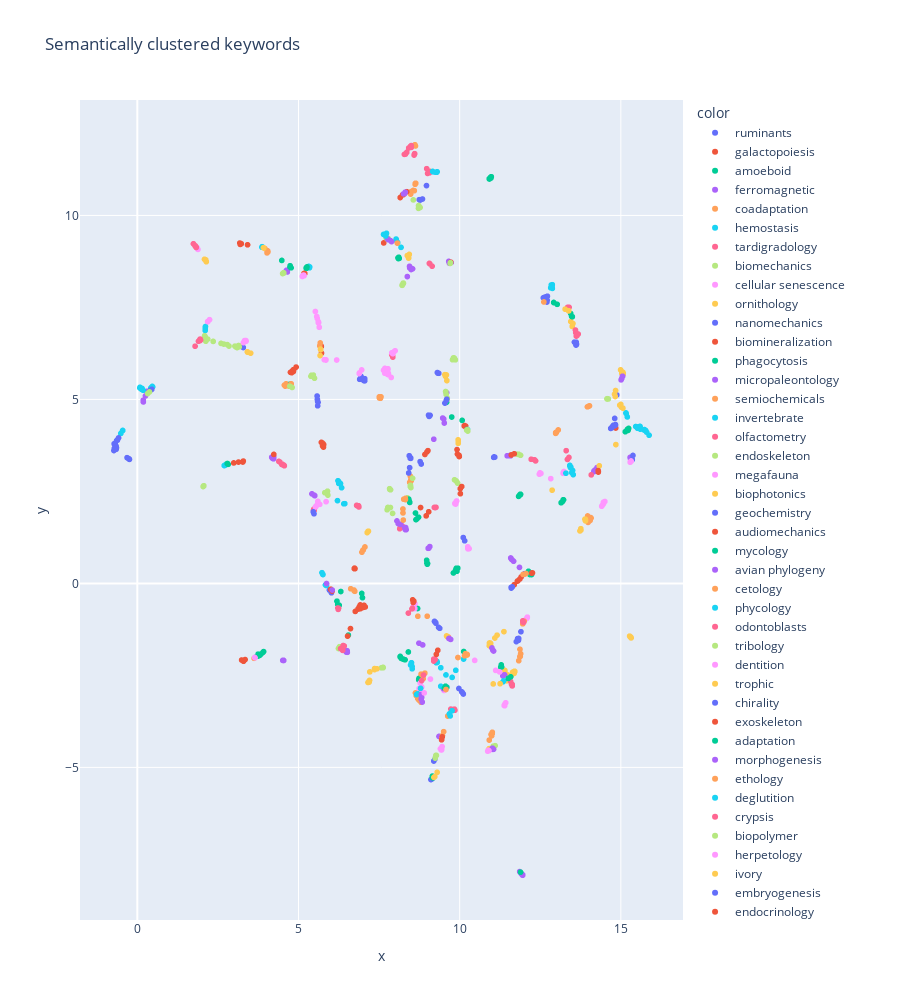

The notebook cell saved with this chart:
### Code cell
print('Generating display')
figure = display_clusters(cluster_map, cluster_names)
figure.update_layout(height=1000)
figure.show()
